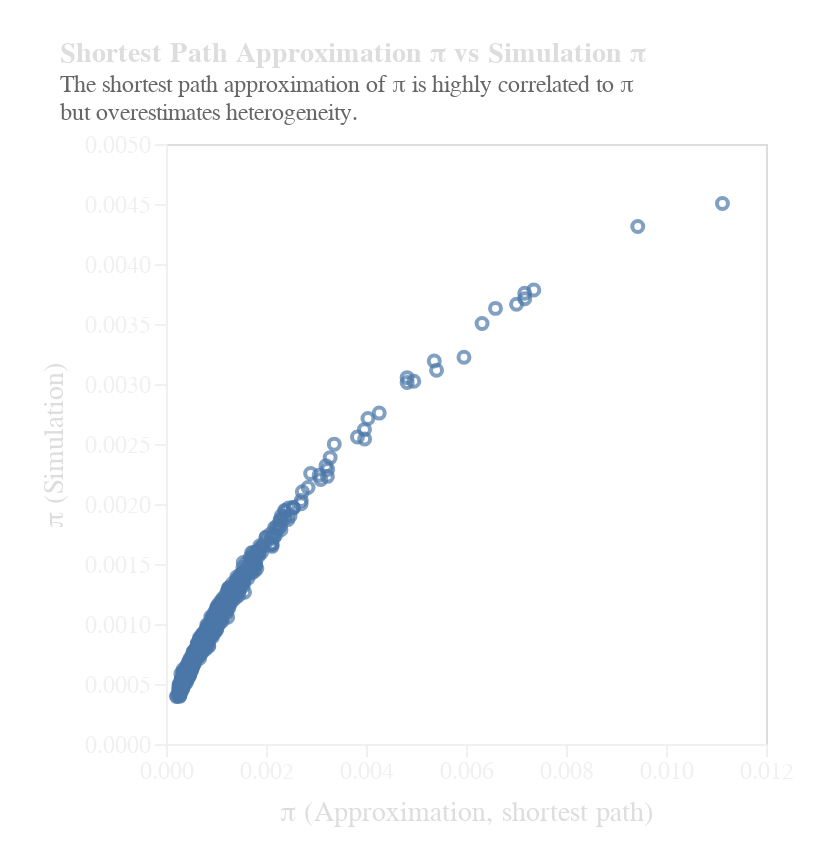

Notebook source saved alongside this figure:
### Markdown cell above
## Shortest Path Approximation vs. Simulation Results

### Code cell
alt.Chart(df_adaptive_ba1024.join(df_pi_sp)).mark_point().encode(
    x=alt.X("pi_sp").title("π (Approximation, shortest path)"),
    y=alt.Y("pi_simulation").title("π (Simulation)"),
).properties(
    title=alt.TitleParams(
        "Shortest Path Approximation π vs Simulation π",
        subtitle=[
            "The shortest path approximation of π is highly correlated to π",
            "but overestimates heterogeneity. ",
        ],
        subtitleColor="#666",
    )
)

### Figure 1 — Vega-Lite specification as saved in the notebook (floating-point values rounded to 4 significant figures; data arrays with more than 128 entries replaced by an {"elided": "..."} marker saying what was removed)
{"config": {"padding": 20, "view": {"stroke": "#DDD", "fill": null}, "title": {"font": "Helvetica Neue, sans serif", "fontSize": 14, "color": "#DDD", "padding": 10, "align": "left", "anchor": "start", "dx": 10}, "header": {"anchor": "start", "labelFontSize": 14, "titleColor": "#DDD", "labelColor": "#DDD"}, "axis": {"labelFont": "Helvetica Neue, sans serif", "titleFont": "Helvetica Neue, sans serif", "grid": false, "gridColor": "#444", "labelColor": "#F0F0F0", "tickColor": "#F0F0F0", "titleColor": "#DDD", "domainColor": "#F0F0F0", "labelFontSize": 12, "titleFontSize": 14, "titleFontWeight": 400, "tickSize": 6, "titlePadding": 8, "labelFlush": false}, "facet": {"titleFont": "Helvetica Neue, sans serif", "titleFontSize": 14, "color": "#DDD", "spacing": 20, "padding": 20}, "concat": {"spacing": 14, "axis": {"title": null}, "title": {"align": "left", "anchor": "left"}}, "legend": {"titleColor": "#DDD", "titleFontSize": 14, "titleFontWeight": 400, "labelColor": "#DDD", "labelFontSize": 12, "labelFont": "Helvetica Neue, sans serif", "titleFont": "Helvetica Neue, sans serif"}, "background": null}, "data": {"name": "data-6a19887f11d475adf8d5828a774ed182"}, "mark": {"type": "point"}, "encoding": {"x": {"field": "pi_sp", "title": "π (Approximation, shortest path)", "type": "quantitative"}, "y": {"field": "pi_simulation", "title": "π (Simulation)", "type": "quantitative"}}, "title": {"text": "Shortest Path Approximation π vs Simulation π", "subtitle": ["The shortest path approximation of π is highly correlated to π", "but overestimates heterogeneity. "], "subtitleColor": "#666"}, "$schema": "https://vega.github.io/schema/vega-lite/v6.1.0.json", "datasets": {"data-6a19887f11d475adf8d5828a774ed182": {"elided": "1024 records"}}}
